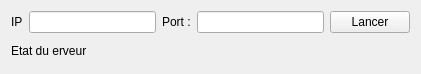
<?xml version="1.0" encoding="UTF-8"?>
<ui version="4.0">
 <class>Server</class>
 <widget class="QWidget" name="Server">
  <property name="geometry">
   <rect>
    <x>0</x>
    <y>0</y>
    <width>421</width>
    <height>74</height>
   </rect>
  </property>
  <property name="windowTitle">
   <string>Form</string>
  </property>
  <layout class="QVBoxLayout" name="verticalLayout">
   <item>
    <layout class="QHBoxLayout" name="horizontalLayout_2">
     <item>
      <widget class="QLabel" name="label_2">
       <property name="text">
        <string>IP</string>
       </property>
      </widget>
     </item>
     <item>
      <widget class="QLineEdit" name="lineEdit_2"/>
     </item>
     <item>
      <widget class="QLabel" name="label_3">
       <property name="text">
        <string>Port :</string>
       </property>
      </widget>
     </item>
     <item>
      <widget class="QLineEdit" name="lineEdit_3"/>
     </item>
     <item>
      <widget class="QPushButton" name="pushButton_4">
       <property name="text">
        <string>Lancer</string>
       </property>
      </widget>
     </item>
    </layout>
   </item>
   <item>
    <widget class="QLabel" name="label">
     <property name="text">
      <string>Etat du erveur</string>
     </property>
    </widget>
   </item>
  </layout>
 </widget>
 <resources/>
 <connections/>
</ui>
